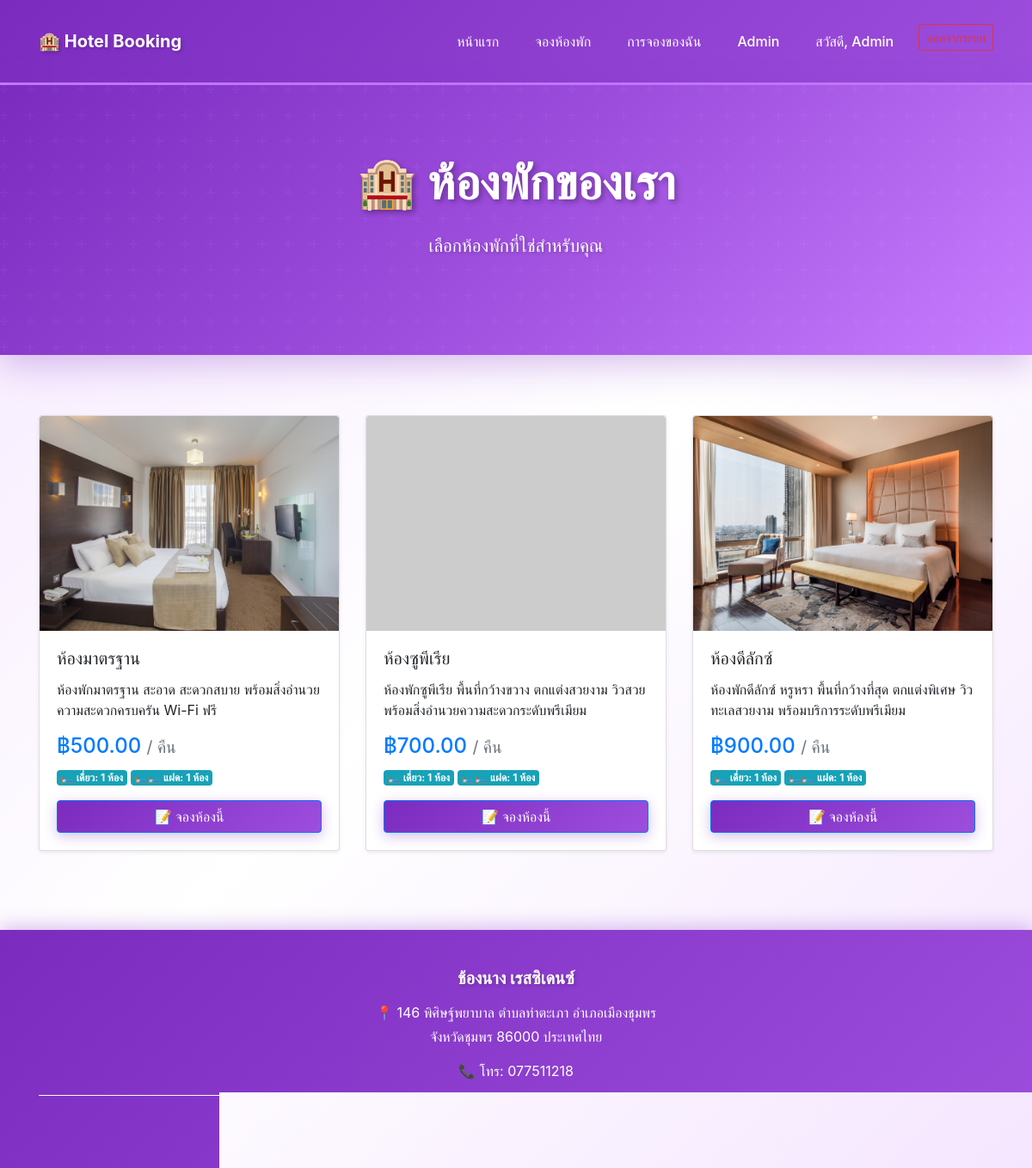
/rooms.php (signed in), run on the app's committed database.
### tables this page shows
CREATE TABLE IF NOT EXISTS rooms (
    id INT AUTO_INCREMENT PRIMARY KEY,
    name VARCHAR(255) NOT NULL,
    room_type ENUM('standard', 'superior', 'deluxe') NOT NULL,
    price DECIMAL(10, 2) NOT NULL,
    details TEXT,
    image VARCHAR(255),
    single_bed_rooms INT NOT NULL DEFAULT 0,
    twin_bed_rooms INT NOT NULL DEFAULT 0
);

### public/rooms.php (the view, shortened to what this page needs)
<?php
require_once '../config/db.php';
$query = "SELECT * FROM rooms WHERE single_bed_rooms > 0 OR twin_bed_rooms > 0";
$result = $conn->query($query);
?>
<!DOCTYPE html>
<html lang="th">
<head>
    <link rel="stylesheet" href="../assets/css/style.css">
    <link rel="stylesheet" href="https://stackpath.bootstrapcdn.com/bootstrap/4.5.2/css/bootstrap.min.css">
</head>
<body>
    <nav class="navbar navbar-expand-lg navbar-dark">
        <div class="container">
            <a class="navbar-brand" href="index.php">🏨 Hotel Booking</a>
            <div class="collapse navbar-collapse" id="navbarNav">
                <ul class="navbar-nav ml-auto">
                    <li class="nav-item">
                        <a class="nav-link" href="index.php">หน้าแรก</a>
                    </li>
                    <li class="nav-item active">
                        <a class="nav-link" href="rooms.php">จองห้องพัก</a>
                    </li>
                    <?php if(isset($_SESSION['user_id'])): ?>
                        <li class="nav-item">
                            <a class="nav-link" href="my_bookings.php">การจองของฉัน</a>
                        </li>
                        <?php if($_SESSION['role'] == 'admin'): ?>
                            <li class="nav-item">
                                <a class="nav-link" href="admin.php">Admin</a>
                            </li>
                        <?php endif; ?>
                        <li class="nav-item">
                            <span class="nav-link text-white">สวัสดี, <?php echo htmlspecialchars($_SESSION['username']); ?></span>
                        </li>
                        <li class="nav-item">
                            <a class="btn btn-outline-danger btn-sm ml-2" href="logout.php">ออกจากระบบ</a>
                        </li>
                    <?php endif; ?>
                </ul>
            </div>
        </div>
    </nav>
    <div class="hero" style="padding: 60px 0;">
        <div class="container text-center">
            <h1>🏨 ห้องพักของเรา</h1>
            <p class="lead">เลือกห้องพักที่ใช่สำหรับคุณ</p>
        </div>
    </div>
    <div class="container my-5">
        <div class="row">
            <?php if ($result->num_rows > 0): ?>
                <?php while ($room = $result->fetch_assoc()): ?>
                    <div class="col-md-4 mb-4">
                        <div class="card h-100 shadow-sm">
                            <img src="../assets/images/<?php echo htmlspecialchars($room['image']); ?>"
                                 class="card-img-top"
                                 alt="<?php echo htmlspecialchars($room['name']); ?>"
                                 onerror="this.src='https://via.placeholder.com/400x250?text=<?php echo urlencode($room['name']); ?>'">
                            <div class="card-body d-flex flex-column">
                                <h5 class="card-title"><?php echo htmlspecialchars($room['name']); ?></h5>
                                <p class="card-text"><?php echo htmlspecialchars($room['details']); ?></p>
                                <div class="mt-auto">
                                    <p class="h4 text-primary mb-2">฿<?php echo number_format($room['price'], 2); ?> <small class="text-muted">/ คืน</small></p>
                                    <p class="mb-3">
                                        <?php if ($room['single_bed_rooms'] > 0): ?>
                                            <span class="badge badge-info">🛏️ เดี่ยว: <?php echo $room['single_bed_rooms']; ?> ห้อง</span>
                                        <?php else: ?>
                                            <span class="badge badge-secondary">🛏️ เดี่ยว: เต็ม</span>
                                        <?php endif; ?>
                                        <?php if ($room['twin_bed_rooms'] > 0): ?>
                                            <span class="badge badge-info">🛏️🛏️ แฝด: <?php echo $room['twin_bed_rooms']; ?> ห้อง</span>
                                        <?php else: ?>
                                            <span class="badge badge-secondary">🛏️🛏️ แฝด: เต็ม</span>
                                        <?php endif; ?>
                                    </p>
                                    <?php if(isset($_SESSION['user_id'])): ?>
                                        <a href="booking_form.php?id=<?php echo $room['id']; ?>" class="btn btn-primary btn-block">
                                            📝 จองห้องนี้
                                        </a>
                                    <?php else: ?>
                                        <a href="login.php" class="btn btn-primary btn-block">
                                            เข้าสู่ระบบเพื่อจอง
                                        </a>
                                    <?php endif; ?>
                                </div>
                            </div>
                        </div>
                    </div>
                <?php endwhile; ?>
            <?php endif; ?>
        </div>
    </div>
    <footer class="bg-dark text-white text-center py-4 mt-5">
        <div class="container">
            <h5 class="mb-3">ช้องนาง เรสซิเดนซ์</h5>
            <p class="mb-1">📍 146 พิศิษฐ์พยาบาล ตำบลท่าตะเภา อำเภอเมืองชุมพร</p>
            <p class="mb-3">จังหวัดชุมพร 86000 ประเทศไทย</p>
            <p class="mb-2">📞 โทร: 077511218</p>
            <hr class="bg-light my-3">
            <p class="mb-0">© 2025 Hotel Booking System. All rights reserved.</p>
        </div>
    </footer>
</body>
</html>

### assets/css/style.css (style rules this page uses)
:root { --primary-purple: #7B2CBF; --secondary-purple: #9D4EDD; --light-purple: #C77DFF; --lighter-purple: #E0AAFF; --lightest-purple: #F5E6FF; --white: #FFFFFF; --dark-text: #2D3748; --light-gray: #F7FAFC; }
* { margin: 0; padding: 0; box-sizing: border-box; }
body { font-family: 'Segoe UI', Tahoma, Geneva, Verdana, sans-serif; background: linear-gradient(135deg, var(--lightest-purple) 0%, var(--white) 50%, var(--lightest-purple) 100%); background-attachment: fixed; color: var(--dark-text); line-height: 1.6; }
.container { max-width: 1200px; margin: auto; padding: 20px; }
.navbar { background: linear-gradient(135deg, var(--primary-purple) 0%, var(--secondary-purple) 100%); padding: 1rem 0; box-shadow: 0 4px 20px rgba(123, 44, 191, 0.3); border-bottom: 3px solid var(--light-purple); }
.navbar-brand { font-size: 1.8rem; font-weight: bold; color: var(--white) !important; text-shadow: 2px 2px 4px rgba(0, 0, 0, 0.2); transition: all 0.3s ease; }
.nav-link { color: var(--white) !important; font-weight: 500; padding: 0.5rem 1rem !important; transition: all 0.3s ease; border-radius: 8px; margin: 0 5px; }
.btn-primary { background: linear-gradient(135deg, var(--primary-purple) 0%, var(--secondary-purple) 100%); border: none; color: var(--white); padding: 12px 30px; border-radius: 25px; cursor: pointer; font-weight: 600; transition: all 0.3s ease; box-shadow: 0 4px 15px rgba(123, 44, 191, 0.3); }
.btn-outline-danger { border: 2px solid #FF6B6B; color: var(--white); background: transparent; border-radius: 20px; }
.hero { background: linear-gradient(135deg, var(--primary-purple) 0%, var(--secondary-purple) 50%, var(--light-purple) 100%); color: var(--white); padding: 100px 0; text-align: center; margin-bottom: 50px; position: relative; overflow: hidden; box-shadow: 0 10px 40px rgba(123, 44, 191, 0.3); }
.hero::before { content: ''; position: absolute; top: 0; left: 0; right: 0; bottom: 0; opacity: 0.3; }
.hero h1 { font-size: 3.5rem; margin-bottom: 1.5rem; font-weight: 800; text-shadow: 3px 3px 6px rgba(0, 0, 0, 0.3); position: relative; z-index: 1; }
.hero p { font-size: 1.3rem; margin-bottom: 2rem; position: relative; z-index: 1; text-shadow: 2px 2px 4px rgba(0, 0, 0, 0.2); }
.card { border: none; border-radius: 20px; overflow: hidden; box-shadow: 0 8px 30px rgba(123, 44, 191, 0.15); transition: all 0.4s cubic-bezier(0.175, 0.885, 0.32, 1.275); background: var(--white); border: 2px solid transparent; }
.card-body { padding: 1.5rem; }
.card-img-top { height: 250px; object-fit: cover; transition: transform 0.4s ease; }
footer { background: linear-gradient(135deg, var(--primary-purple) 0%, var(--secondary-purple) 100%); color: var(--white); margin-top: 50px; box-shadow: 0 -4px 20px rgba(123, 44, 191, 0.3); }
footer h5 { font-weight: 700; color: var(--white); text-shadow: 2px 2px 4px rgba(0, 0, 0, 0.2); }
footer hr { border-color: rgba(255, 255, 255, 0.3); }
.text-primary { color: var(--primary-purple) !important; }

### data on the page
rooms: image (picture), name "ห้องมาตรฐาน", details "ห้องพักมาตรฐาน สะอาด สะดวกสบาย พร้อมสิ่งอำนวยความสะดวกครบครัน Wi-Fi ฟรี", price "500.00", single_bed_rooms "1", twin_bed_rooms "1"
rooms: name "ห้องซูพีเรีย", details "ห้องพักซูพีเรีย พื้นที่กว้างขวาง ตกแต่งสวยงาม วิวสวย พร้อมสิ่งอำนวยความสะดวกระดับพรีเมียม", price "700.00", single_bed_rooms "1", twin_bed_rooms "1"
rooms: image (picture), name "ห้องดีลักซ์", details "ห้องพักดีลักซ์ หรูหรา พื้นที่กว้างที่สุด ตกแต่งพิเศษ วิวทะเลสวยงาม พร้อมบริการระดับพรีเมียม", price "900.00", single_bed_rooms "1", twin_bed_rooms "1"

### other printed values
$_SESSION['username'] "Admin"
